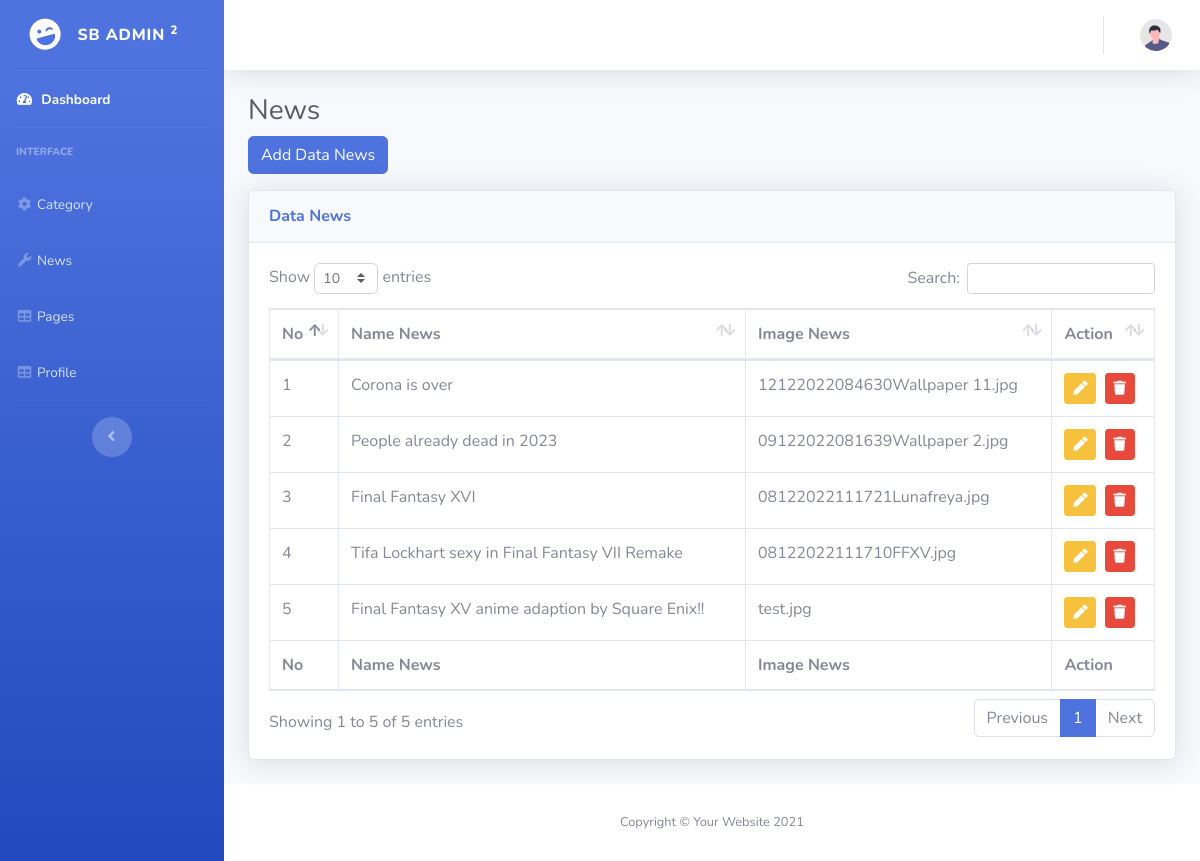
The page /admin/news.php on the database its author committed.
### tables this page shows
CREATE TABLE `news` (
  `news_id` int(11) NOT NULL,
  `news_title` varchar(255) NOT NULL,
  `category_id` int(11) NOT NULL,
  `news_content` text NOT NULL,
  `news_date` timestamp NOT NULL DEFAULT current_timestamp() ON UPDATE current_timestamp(),
  `news_images` varchar(255) NOT NULL
);

### admin/news.php (the view, shortened to what this page needs)
<?php
include_once "../includes/db.php";
?>
<!DOCTYPE html>
<html lang="en">
<?php include_once("head.php") ?>
<body id="page-top">
    <div id="wrapper">
        <?php include_once("menu.php") ?>
        <div id="content-wrapper" class="d-flex flex-column">
            <div id="content">
                <?php include_once("topbar.php") ?>
                <div class="container-fluid">
                    <h1 class="h3 mb-2 text-gray-800">News</h1>
                    <a href="form_news.php" class="btn btn-primary mb-3">Add Data News</a>
                    <div class="card shadow mb-4">
                        <div class="card-header py-3">
                            <h6 class="m-0 font-weight-bold text-primary">Data News</h6>
                        </div>
                        <div class="card-body">
                            <div class="table-responsive">
                                <table class="table table-bordered" id="dataTable" width="100%" cellspacing="0">
                                    <thead>
                                        <tr>
                                            <th>No</th>
                                            <th>Name News</th>
                                            <th>Image News</th>
                                            <th>Action</th>
                                        </tr>
                                    </thead>
                                    <tbody>
                                        <?php
                                        $no = 1;
                                        $sql = "SELECT * FROM news ORDER BY news_id DESC";
                                        $result = mysqli_query($db, $sql);
                                        while ($row = mysqli_fetch_assoc($result)) { ?>
                                        <tr>
                                            <td><?php echo $no++; ?></td>
                                            <td><?php echo $row['news_title']; ?></td>
                                            <td><?php echo $row['news_images']; ?></td>
                                            <td>
                                                <a href="edit_news.php?id=<?php echo $row['news_id']; ?>"
                                                    class="btn btn-warning btn-sm mr-1">
                                                    <i class="fas fa-pen"></i>
                                                </a>
                                                <a onclick="return confirm('Are you sure delete this data ?')"
                                                    href="delete_news.php?id=<?php echo $row['news_id']; ?>"
                                                    class="btn btn-danger btn-sm">
                                                    <i class="fas fa-trash"></i>
                                                </a>
                                            </td>
                                        </tr>
                                        <?php } ?>
                                    </tbody>
                                    <tfoot>
                                        <tr>
                                            <th>No</th>
                                            <th>Name News</th>
                                            <th>Image News</th>
                                            <th>Action</th>
                                        </tr>
                                    </tfoot>
                                </table>
                            </div>
                        </div>
                    </div>
                </div>
            </div>
            <?php include_once("footer.php") ?>
        </div>
    </div>
</body>
</html>

### rows shown on the page
news: news_title "Corona is over", news_images "12122022084630Wallpaper 11.jpg"
news: news_title "People already dead in 2023", news_images "09122022081639Wallpaper 2.jpg"
news: news_title "Final Fantasy XVI", news_images "08122022111721Lunafreya.jpg"
news: news_title "Tifa Lockhart sexy in Final Fantasy VII Remake", news_images "08122022111710FFXV.jpg"
news: news_title "Final Fantasy XV anime adaption by Square Enix!!", news_images "test.jpg"
